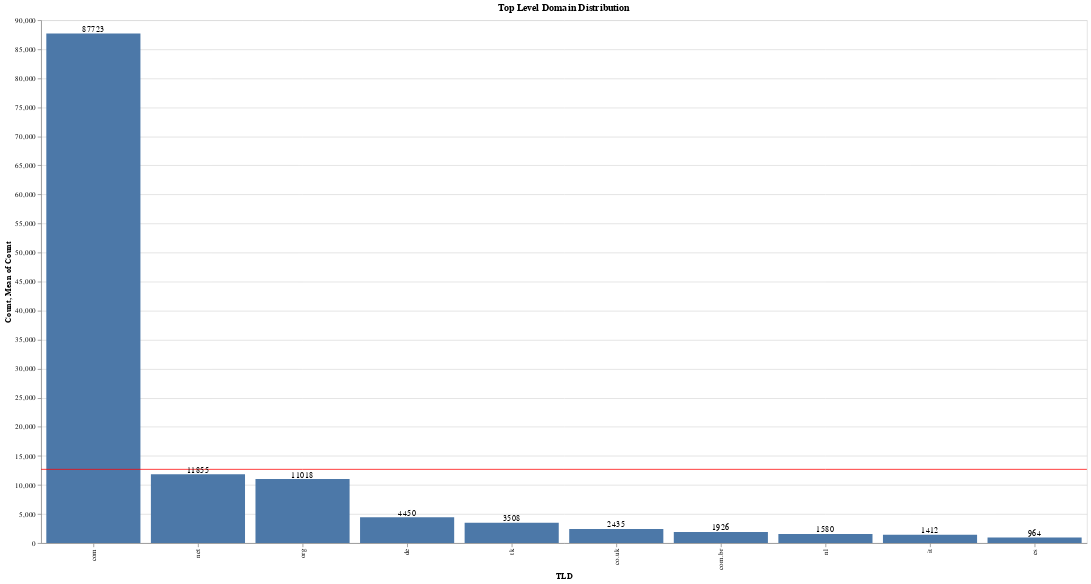

The cell this chart's notebook holds for it:
### Code cell
tld_count = (
    domain_frequency["tld"]
    .value_counts()
    .rename_axis("TLD")
    .reset_index(name="Count")
    .head(10)
)

tld_bar = (
    alt.Chart(tld_count)
    .mark_bar()
    .encode(x=alt.X("TLD:O", sort="-y"), y=alt.Y("Count:Q"))
)

tld_rule = alt.Chart(tld_count).mark_rule(color="red").encode(y="mean(Count):Q")

tld_text = tld_bar.mark_text(align="center", baseline="bottom").encode(text="Count:Q")

(tld_bar + tld_rule + tld_text).properties(
    width=1400, height=700, title="Top Level Domain Distribution"
)

### Figure 1 — Vega-Lite specification as saved in the notebook (floating-point values rounded to 4 significant figures)
{"config": {"view": {"continuousWidth": 400, "continuousHeight": 300}}, "layer": [{"mark": "bar", "encoding": {"x": {"field": "TLD", "sort": "-y", "type": "ordinal"}, "y": {"field": "Count", "type": "quantitative"}}}, {"mark": {"type": "rule", "color": "red"}, "encoding": {"y": {"aggregate": "mean", "field": "Count", "type": "quantitative"}}}, {"mark": {"type": "text", "align": "center", "baseline": "bottom"}, "encoding": {"text": {"field": "Count", "type": "quantitative"}, "x": {"field": "TLD", "sort": "-y", "type": "ordinal"}, "y": {"field": "Count", "type": "quantitative"}}}], "data": {"name": "data-0056cb2a0af853ae846b4e0f91b3058f"}, "height": 700, "title": "Top Level Domain Distribution", "width": 1400, "$schema": "https://vega.github.io/schema/vega-lite/v4.17.0.json", "datasets": {"data-0056cb2a0af853ae846b4e0f91b3058f": [{"TLD": "com", "Count": 87723}, {"TLD": "net", "Count": 11855}, {"TLD": "org", "Count": 11018}, {"TLD": "de", "Count": 4450}, {"TLD": "tk", "Count": 3508}, {"TLD": "co.uk", "Count": 2435}, {"TLD": "com.br", "Count": 1926}, {"TLD": "nl", "Count": 1580}, {"TLD": "it", "Count": 1412}, {"TLD": "es", "Count": 964}]}}
